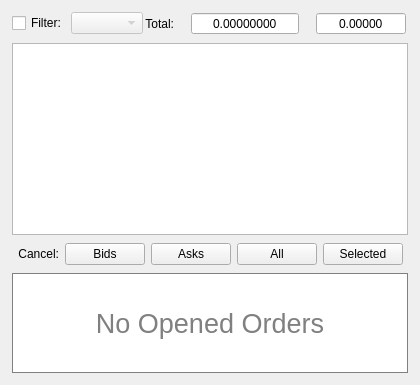
       <widget class="QWidget" name="groupOrders" native="true">
        <property name="sizePolicy">
         <sizepolicy hsizetype="Expanding" vsizetype="Expanding">
          <horstretch>0</horstretch>
          <verstretch>0</verstretch>
         </sizepolicy>
        </property>
        <property name="maximumSize">
         <size>
          <width>16777215</width>
          <height>16777215</height>
         </size>
        </property>
        <property name="accessibleName">
         <string>TR00018</string>
        </property>
        <layout class="QGridLayout" name="gridLayout_20">
         <property name="leftMargin">
          <number>12</number>
         </property>
         <property name="topMargin">
          <number>12</number>
         </property>
         <property name="rightMargin">
          <number>12</number>
         </property>
         <property name="bottomMargin">
          <number>12</number>
         </property>
         <property name="spacing">
          <number>8</number>
         </property>
         <item row="0" column="0" colspan="3">
          <layout class="QHBoxLayout" name="horizontalLayout_4">
           <property name="spacing">
            <number>2</number>
           </property>
           <property name="rightMargin">
            <number>0</number>
           </property>
           <item>
            <widget class="QWidget" name="widget" native="true">
             <property name="sizePolicy">
              <sizepolicy hsizetype="Preferred" vsizetype="Maximum">
               <horstretch>0</horstretch>
               <verstretch>0</verstretch>
              </sizepolicy>
             </property>
             <layout class="QHBoxLayout" name="horizontalLayout_10">
              <property name="spacing">
               <number>4</number>
              </property>
              <property name="leftMargin">
               <number>0</number>
              </property>
              <property name="topMargin">
               <number>0</number>
              </property>
              <property name="rightMargin">
               <number>0</number>
              </property>
              <property name="bottomMargin">
               <number>0</number>
              </property>
              <item>
               <widget class="QCheckBox" name="ordersFilterCheckBox">
                <property name="accessibleName">
                 <string>ORDERS_FILTER</string>
                </property>
                <property name="text">
                 <string>Filter:</string>
                </property>
               </widget>
              </item>
              <item>
               <widget class="QComboBox" name="filterOrdersCurrency">
                <property name="enabled">
                 <bool>false</bool>
                </property>
                <property name="sizePolicy">
                 <sizepolicy hsizetype="Preferred" vsizetype="Fixed">
                  <horstretch>0</horstretch>
                  <verstretch>0</verstretch>
                 </sizepolicy>
                </property>
                <property name="minimumSize">
                 <size>
                  <width>0</width>
                  <height>0</height>
                 </size>
                </property>
                <property name="maxVisibleItems">
                 <number>36</number>
                </property>
               </widget>
              </item>
             </layout>
            </widget>
           </item>
           <item>
            <spacer name="horizontalSpacer_13">
             <property name="orientation">
              <enum>Qt::Horizontal</enum>
             </property>
             <property name="sizeHint" stdset="0">
              <size>
               <width>0</width>
               <height>20</height>
              </size>
             </property>
            </spacer>
           </item>
           <item>
            <widget class="QWidget" name="openOrdersTotal" native="true">
             <property name="sizePolicy">
              <sizepolicy hsizetype="Expanding" vsizetype="Maximum">
               <horstretch>0</horstretch>
               <verstretch>0</verstretch>
              </sizepolicy>
             </property>
             <layout class="QHBoxLayout" name="horizontalLayout_6">
              <property name="spacing">
               <number>4</number>
              </property>
              <property name="leftMargin">
               <number>0</number>
              </property>
              <property name="topMargin">
               <number>0</number>
              </property>
              <property name="rightMargin">
               <number>0</number>
              </property>
              <property name="bottomMargin">
               <number>0</number>
              </property>
              <item>
               <widget class="QLabel" name="label_33">
                <property name="sizePolicy">
                 <sizepolicy hsizetype="Maximum" vsizetype="Preferred">
                  <horstretch>0</horstretch>
                  <verstretch>0</verstretch>
                 </sizepolicy>
                </property>
                <property name="accessibleName">
                 <string>TOTAL</string>
                </property>
                <property name="text">
                 <string>Total:</string>
                </property>
                <property name="alignment">
                 <set>Qt::AlignRight|Qt::AlignTrailing|Qt::AlignVCenter</set>
                </property>
               </widget>
              </item>
              <item>
               <widget class="QLabel" name="btcLabel3_2">
                <property name="sizePolicy">
                 <sizepolicy hsizetype="Maximum" vsizetype="Preferred">
                  <horstretch>0</horstretch>
                  <verstretch>0</verstretch>
                 </sizepolicy>
                </property>
                <property name="font">
                 <font>
                  <pointsize>11</pointsize>
                  <weight>50</weight>
                  <bold>false</bold>
                 </font>
                </property>
                <property name="accessibleDescription">
                 <string>BTC_ICON</string>
                </property>
                <property name="text">
                 <string/>
                </property>
                <property name="alignment">
                 <set>Qt::AlignCenter</set>
                </property>
               </widget>
              </item>
              <item>
               <widget class="QDoubleSpinBox" name="ordersTotalBTC">
                <property name="sizePolicy">
                 <sizepolicy hsizetype="Maximum" vsizetype="Fixed">
                  <horstretch>0</horstretch>
                  <verstretch>0</verstretch>
                 </sizepolicy>
                </property>
                <property name="minimumSize">
                 <size>
                  <width>90</width>
                  <height>0</height>
                 </size>
                </property>
                <property name="accessibleName">
                 <string>BTC</string>
                </property>
                <property name="accessibleDescription">
                 <string>CAN_BE_ZERO</string>
                </property>
                <property name="alignment">
                 <set>Qt::AlignCenter</set>
                </property>
                <property name="readOnly">
                 <bool>true</bool>
                </property>
                <property name="buttonSymbols">
                 <enum>QAbstractSpinBox::NoButtons</enum>
                </property>
                <property name="specialValueText">
                 <string/>
                </property>
                <property name="prefix">
                 <string/>
                </property>
                <property name="decimals">
                 <number>8</number>
                </property>
                <property name="minimum">
                 <double>0.000000000000000</double>
                </property>
                <property name="maximum">
                 <double>999999999.000000000000000</double>
                </property>
                <property name="singleStep">
                 <double>0.100000000000000</double>
                </property>
               </widget>
              </item>
              <item>
               <widget class="QLabel" name="usdLabel1_2">
                <property name="sizePolicy">
                 <sizepolicy hsizetype="Maximum" vsizetype="Preferred">
                  <horstretch>0</horstretch>
                  <verstretch>0</verstretch>
                 </sizepolicy>
                </property>
                <property name="font">
                 <font>
                  <pointsize>11</pointsize>
                  <weight>50</weight>
                  <bold>false</bold>
                 </font>
                </property>
                <property name="accessibleDescription">
                 <string>USD_ICON</string>
                </property>
                <property name="text">
                 <string/>
                </property>
                <property name="alignment">
                 <set>Qt::AlignCenter</set>
                </property>
               </widget>
              </item>
              <item>
               <widget class="QDoubleSpinBox" name="ordersTotalUSD">
                <property name="sizePolicy">
                 <sizepolicy hsizetype="Maximum" vsizetype="Fixed">
                  <horstretch>0</horstretch>
                  <verstretch>0</verstretch>
                 </sizepolicy>
                </property>
                <property name="minimumSize">
                 <size>
                  <width>90</width>
                  <height>0</height>
                 </size>
                </property>
                <property name="accessibleName">
                 <string>USD</string>
                </property>
                <property name="accessibleDescription">
                 <string>CAN_BE_ZERO</string>
                </property>
                <property name="alignment">
                 <set>Qt::AlignCenter</set>
                </property>
                <property name="readOnly">
                 <bool>true</bool>
                </property>
                <property name="buttonSymbols">
                 <enum>QAbstractSpinBox::NoButtons</enum>
                </property>
                <property name="prefix">
                 <string/>
                </property>
                <property name="decimals">
                 <number>5</number>
                </property>
                <property name="minimum">
                 <double>0.000000000000000</double>
                </property>
                <property name="maximum">
                 <double>999999999.000000000000000</double>
                </property>
               </widget>
              </item>
             </layout>
            </widget>
           </item>
           <item>
            <widget class="QWidget" name="centerOrdersTotalSpacer" native="true">
             <property name="sizePolicy">
              <sizepolicy hsizetype="Expanding" vsizetype="Maximum">
               <horstretch>0</horstretch>
               <verstretch>0</verstretch>
              </sizepolicy>
             </property>
             <property name="minimumSize">
              <size>
               <width>0</width>
               <height>10</height>
              </size>
             </property>
            </widget>
           </item>
          </layout>
         </item>
         <item row="1" column="0" colspan="3">
          <widget class="QWidget" name="ordersTableFrame" native="true">
           <layout class="QGridLayout" name="gridLayout_15">
            <property name="leftMargin">
             <number>0</number>
            </property>
            <property name="topMargin">
             <number>0</number>
            </property>
            <property name="rightMargin">
             <number>0</number>
            </property>
            <property name="bottomMargin">
             <number>0</number>
            </property>
            <property name="spacing">
             <number>8</number>
            </property>
            <item row="2" column="0">
             <widget class="QWidget" name="ordersControls" native="true">
              <property name="sizePolicy">
               <sizepolicy hsizetype="Preferred" vsizetype="Maximum">
                <horstretch>0</horstretch>
                <verstretch>0</verstretch>
               </sizepolicy>
              </property>
              <property name="minimumSize">
               <size>
                <width>0</width>
                <height>10</height>
               </size>
              </property>
              <layout class="QGridLayout" name="gridLayout_9">
               <property name="leftMargin">
                <number>0</number>
               </property>
               <property name="topMargin">
                <number>0</number>
               </property>
               <property name="rightMargin">
                <number>0</number>
               </property>
               <property name="bottomMargin">
                <number>0</number>
               </property>
               <item row="0" column="1">
                <widget class="QLabel" name="label_31">
                 <property name="sizePolicy">
                  <sizepolicy hsizetype="Expanding" vsizetype="Preferred">
                   <horstretch>0</horstretch>
                   <verstretch>0</verstretch>
                  </sizepolicy>
                 </property>
                 <property name="accessibleName">
                  <string>REMOVE_ORDERS</string>
                 </property>
                 <property name="text">
                  <string>Cancel:</string>
                 </property>
                 <property name="alignment">
                  <set>Qt::AlignRight|Qt::AlignTrailing|Qt::AlignVCenter</set>
                 </property>
                </widget>
               </item>
               <item row="0" column="2">
                <widget class="QPushButton" name="ordersCancelBidsButton">
                 <property name="sizePolicy">
                  <sizepolicy hsizetype="Preferred" vsizetype="Fixed">
                   <horstretch>0</horstretch>
                   <verstretch>0</verstretch>
                  </sizepolicy>
                 </property>
                 <property name="minimumSize">
                  <size>
                   <width>60</width>
                   <height>0</height>
                  </size>
                 </property>
                 <property name="accessibleName">
                  <string>CANCEL_BIDS_ORDERS</string>
                 </property>
                 <property name="text">
                  <string>Bids</string>
                 </property>
                </widget>
               </item>
               <item row="0" column="5">
                <widget class="QPushButton" name="ordersCancelSelected">
                 <property name="sizePolicy">
                  <sizepolicy hsizetype="Preferred" vsizetype="Fixed">
                   <horstretch>0</horstretch>
                   <verstretch>0</verstretch>
                  </sizepolicy>
                 </property>
                 <property name="minimumSize">
                  <size>
                   <width>60</width>
                   <height>0</height>
                  </size>
                 </property>
                 <property name="accessibleName">
                  <string>CANCEL_SELECTED_ORDERS</string>
                 </property>
                 <property name="text">
                  <string>Selected</string>
                 </property>
                </widget>
               </item>
               <item row="0" column="3">
                <widget class="QPushButton" name="ordersCancelAsksButton">
                 <property name="sizePolicy">
                  <sizepolicy hsizetype="Preferred" vsizetype="Fixed">
                   <horstretch>0</horstretch>
                   <verstretch>0</verstretch>
                  </sizepolicy>
                 </property>
                 <property name="minimumSize">
                  <size>
                   <width>60</width>
                   <height>0</height>
                  </size>
                 </property>
                 <property name="accessibleName">
                  <string>CANCEL_ASKS_ORDERS</string>
                 </property>
                 <property name="text">
                  <string>Asks</string>
                 </property>
                </widget>
               </item>
               <item row="0" column="4">
                <widget class="QPushButton" name="ordersCancelAllButton">
                 <property name="sizePolicy">
                  <sizepolicy hsizetype="Preferred" vsizetype="Fixed">
                   <horstretch>0</horstretch>
                   <verstretch>0</verstretch>
                  </sizepolicy>
                 </property>
                 <property name="minimumSize">
                  <size>
                   <width>60</width>
                   <height>0</height>
                  </size>
                 </property>
                 <property name="accessibleName">
                  <string>CANCEL_ALL_ORDERS</string>
                 </property>
                 <property name="text">
                  <string>All</string>
                 </property>
                </widget>
               </item>
               <item row="0" column="6">
                <spacer name="horizontalSpacer_15">
                 <property name="orientation">
                  <enum>Qt::Horizontal</enum>
                 </property>
                 <property name="sizeHint" stdset="0">
                  <size>
                   <width>0</width>
                   <height>20</height>
                  </size>
                 </property>
                </spacer>
               </item>
               <item row="0" column="0">
                <spacer name="horizontalSpacer_16">
                 <property name="orientation">
                  <enum>Qt::Horizontal</enum>
                 </property>
                 <property name="sizeHint" stdset="0">
                  <size>
                   <width>0</width>
                   <height>20</height>
                  </size>
                 </property>
                </spacer>
               </item>
              </layout>
             </widget>
            </item>
            <item row="1" column="0">
             <widget class="QTableView" name="ordersTable">
              <property name="contextMenuPolicy">
               <enum>Qt::CustomContextMenu</enum>
              </property>
              <property name="verticalScrollBarPolicy">
               <enum>Qt::ScrollBarAsNeeded</enum>
              </property>
              <property name="horizontalScrollBarPolicy">
               <enum>Qt::ScrollBarAsNeeded</enum>
              </property>
              <property name="editTriggers">
               <set>QAbstractItemView::NoEditTriggers</set>
              </property>
              <property name="showDropIndicator" stdset="0">
               <bool>false</bool>
              </property>
              <property name="alternatingRowColors">
               <bool>true</bool>
              </property>
              <property name="selectionBehavior">
               <enum>QAbstractItemView::SelectRows</enum>
              </property>
              <property name="textElideMode">
               <enum>Qt::ElideLeft</enum>
              </property>
              <property name="verticalScrollMode">
               <enum>QAbstractItemView::ScrollPerPixel</enum>
              </property>
              <property name="horizontalScrollMode">
               <enum>QAbstractItemView::ScrollPerPixel</enum>
              </property>
              <property name="showGrid">
               <bool>false</bool>
              </property>
              <property name="sortingEnabled">
               <bool>true</bool>
              </property>
              <property name="wordWrap">
               <bool>false</bool>
              </property>
              <attribute name="horizontalHeaderHighlightSections">
               <bool>false</bool>
              </attribute>
              <attribute name="horizontalHeaderMinimumSectionSize">
               <number>10</number>
              </attribute>
              <attribute name="verticalHeaderVisible">
               <bool>false</bool>
              </attribute>
              <attribute name="verticalHeaderHighlightSections">
               <bool>false</bool>
              </attribute>
             </widget>
            </item>
           </layout>
          </widget>
         </item>
         <item row="2" column="0" colspan="3">
          <widget class="QLabel" name="noOpenedOrdersLabel">
           <property name="sizePolicy">
            <sizepolicy hsizetype="Ignored" vsizetype="Preferred">
             <horstretch>0</horstretch>
             <verstretch>0</verstretch>
            </sizepolicy>
           </property>
           <property name="minimumSize">
            <size>
             <width>0</width>
             <height>100</height>
            </size>
           </property>
           <property name="font">
            <font>
             <pointsize>20</pointsize>
            </font>
           </property>
           <property name="accessibleName">
            <string>TR00057</string>
           </property>
           <property name="styleSheet">
            <string notr="true">border: 1px solid gray; background: white; color: gray</string>
           </property>
           <property name="text">
            <string>No Opened Orders</string>
           </property>
           <property name="alignment">
            <set>Qt::AlignCenter</set>
           </property>
           <property name="wordWrap">
            <bool>true</bool>
           </property>
           <property name="margin">
            <number>4</number>
           </property>
          </widget>
         </item>
        </layout>
       </widget>
